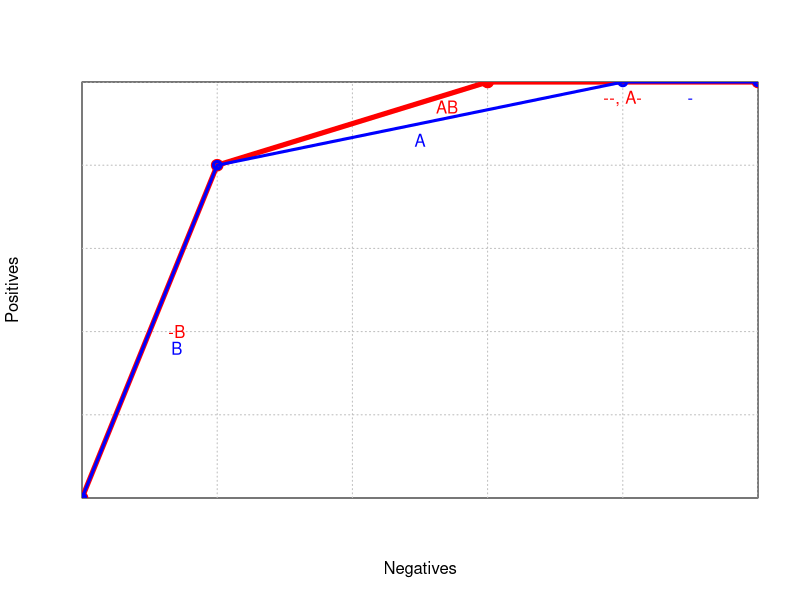

Recreate this plot in R.
## ---- chunk 1
#| echo: false

# Plot and grid
h <- 500 # height of plot
w <- 500 # width of plot
grid.step <- 100

plot( c(0,w), c(0,h),  
     xaxs = "i",yaxs = "i",
     xaxt = "n", yaxt = "n",
     type = "n",
     xlab = "Negatives", ylab = "Positives")
     
gx <- grid.step
while (gx <= w) {
  abline(v = gx, col="gray", lty="dotted")
  gx <- gx + grid.step
}
gy <- grid.step
while (gy <= h) {
  abline(h = gy, col="gray", lty="dotted")
  gy <- gy + grid.step
}

# Data
# A: p2; n2,n4,n5
# B: p1,p2,p3,p4,p5; n1,n2,n5

# Rule-tree curve
x <- c(0,100,300,500)
y <- c(0,400,500,500)
col <- "red"
lines( x, y, lwd=5, type="o",col=col)
# Predicted probability: 0.8
text( (x[1]+x[2])/2+20, (y[1]+y[2])/2, "-B",col=col)
# Predicted probability: 0.333333
text( (x[2]+x[3])/2+70, (y[2]+y[3])/2+20, "AB",col=col)
# Predicted probability: 0
text( (x[3]+x[4])/2, (y[3]+y[4])/2-20, "--, A-",col=col)

# Rule-list curve
a <- c(0,100,400,500)
b <- c(0,400,500,500)
col <- "blue"
lines( a, b, lwd=3, type="o",col=col)
# Predicted probability: 0.8
text( (a[1]+a[2])/2+20, (b[1]+b[2])/2-20, "B",col=col)
# Predicted probability: 0.25
text( (a[2]+a[3])/2, (b[2]+b[3])/2-20, "A",col=col)
# Predicted probability: 0
text( (a[3]+a[4])/2, (b[3]+b[4])/2-20, "-",col=col)

## Rule-set curve
## Probability estimation: nb without Laplace correction
#c <- c(0,100,300,400,500,500)
#d <- c(0,400,500,500,500,500)
#col <- "red"
#lines( c, d, lwd=3, type="o",col=col)
## Predicted probability: 0.875
#text( (c[1]+c[2])/2+20, (d[1]+d[2])/2-20, "-B",col=col)
## Predicted probability: 0.71875
#text( (c[2]+c[3])/2+20, (d[2]+d[3])/2-20, "AB",col=col)
## Predicted probability: 0.666667
#text( (c[3]+c[4])/2+20, (d[3]+d[4])/2-20, "--",col=col)
## Predicted probability: 0.25
#text( (c[4]+c[5])/2+20, (d[4]+d[5])/2-20, "A-",col=col)
